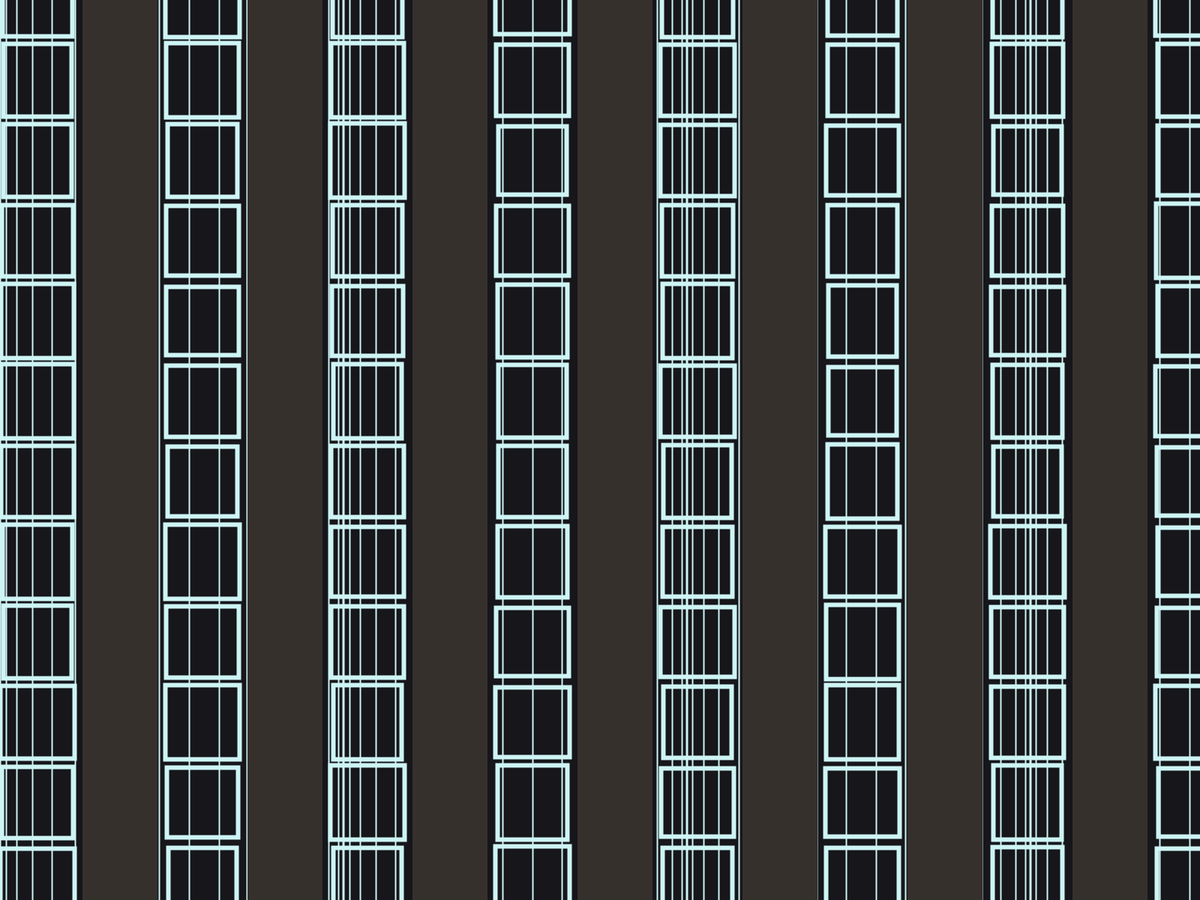
Frame 1 (no input)
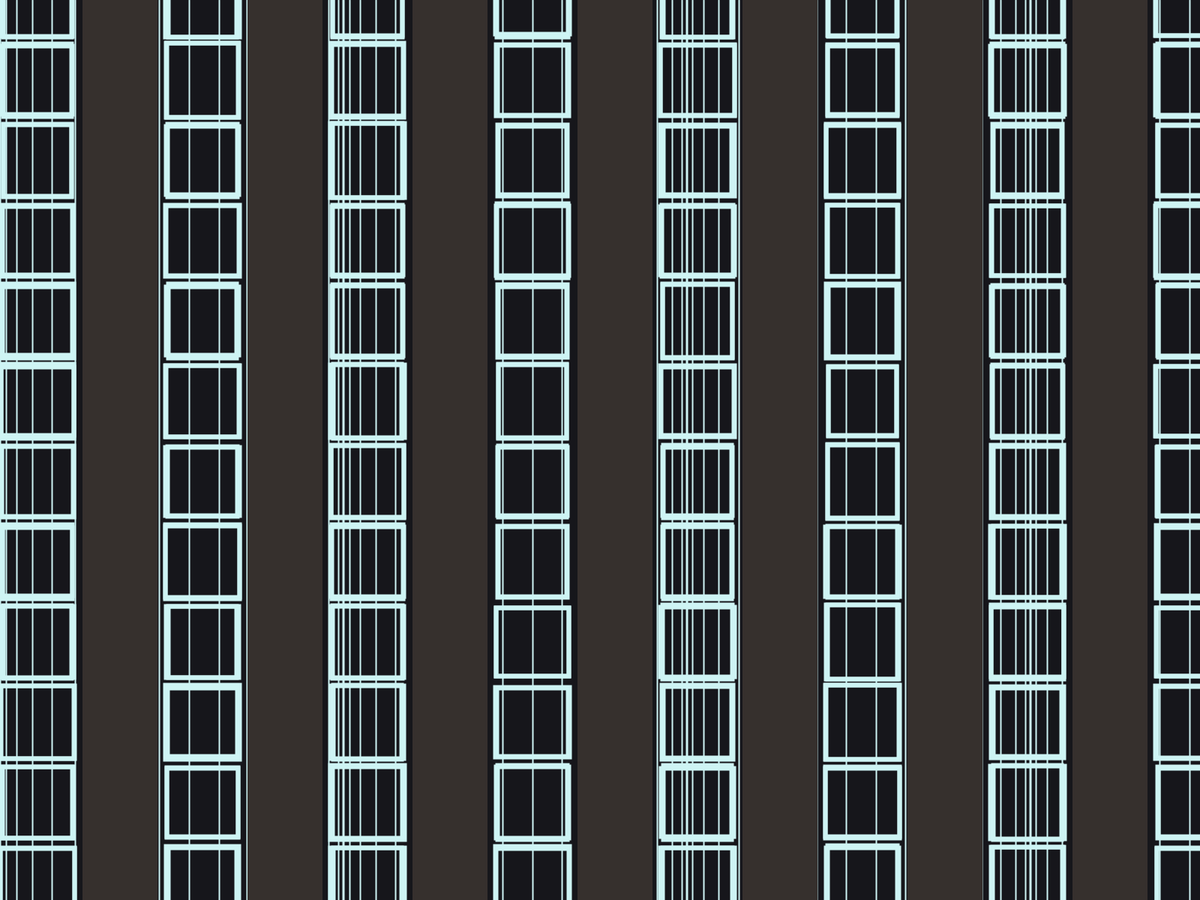
Frame 2 (the mouse pressed at the canvas centre, redrawn once)

The Processing sketch that drew these frames (run headless with seeded random() and noise(); the mouse was pressed at the canvas centre and the sketch redrawn once):

// Processing sketch: gridLines
// ── gridLines.pde
void setup(){
  fullScreen();
  //size(1200,200);
  background(#16161b);

  stroke(#CEF4F4);
  strokeWeight(2);
  noLoop();
}

//  ----------------------------------------- pattern 1
int step = 40;
float x0, y0, xf, yf; 

void pattern1(){
  int pointer = 1;
  while(pointer<=width){
    x0 += step*abs(sin(radians(pointer)));
    y0 = 0;
    xf = x0;
    yf = height;

    line(x0,y0,xf,yf);
    //println(x0);
    pointer+= 10;
  }
}

//  ----------------------------------------- pattern 2
void pattern2(){
  int pointer = 1;
  while(pointer<=height){
    x0 = 0;
    y0 += step*abs(sin(radians(random(pointer))));
    xf = width;
    yf = y0;

    line(x0,y0,xf,yf);
    //println(x0);
    pointer+= 10;
  }
}

//  ----------------------------------------- pattern 3
int xPadding = 7;
int yPadding = 10;
float x,y;
float w,h;
float blockHeight = 100;
float jump = 2.2 * blockHeight;

void specsSquarePattern3(){
  stroke(#CEF4F4);
  strokeWeight(6);
  rectMode(CENTER);
  noFill();
}
void squarePattern3(){
  specsSquarePattern3();
  for(int j = 0; j<= height; j+=jump){
    for(int i = 0; i <= width; i+=blockHeight+xPadding){
      x = i;
      y = j + blockHeight/2;
      w = blockHeight-random(10); // these definitions are missing to get the full effect
      h = blockHeight-random(10);
      rect(x,y,w,h);
    }
  }
}

void specSeparatorPattern3(){
  fill(#36302D);
  noStroke();
  rectMode(CORNER);
}

void separatorPattern3(){
  specSeparatorPattern3();

  for(int j = 0; j<= height; j+=jump){
    x0 = 0;
    y0 = j + blockHeight+yPadding;
    w = width;
    h = blockHeight;
    rect(x0,y0,w,h);
  }
}

void pattern3(){
  squarePattern3();
  separatorPattern3();
}

//  ----------------------------------------- pattern 4
void specsSquarePattern4(){
  stroke(#CEF4F4);
  strokeWeight(6);
  rectMode(CENTER);
  noFill();
}
void squarePattern4(){
  specsSquarePattern4();
  for(int j = 0; j<= width; j+=jump){
    for(int i = 0; i <= height; i+=blockHeight+xPadding){
      x = j + blockHeight/2;
      y = i;
      w = blockHeight-random(10); // these definitions are missing to get the full effect
      h = blockHeight-random(10);
      rect(x,y,w,h);
    }
  }
}

void specSeparatorPattern4(){
  fill(#36302D);
  noStroke();
  rectMode(CORNER);
}

void separatorPattern4(){
  specSeparatorPattern4();

  for(int j = 0; j<= width; j+=jump){
    x0 = j + blockHeight+yPadding;
    y0 = 0;
    w = blockHeight;
    h = height;
    rect(x0,y0,w,h);
  }
}


void pattern4(){
  squarePattern4();
  separatorPattern4();
}

void draw(){
  pattern1();
  //pattern2();
  //pattern3();
  pattern4();

}
